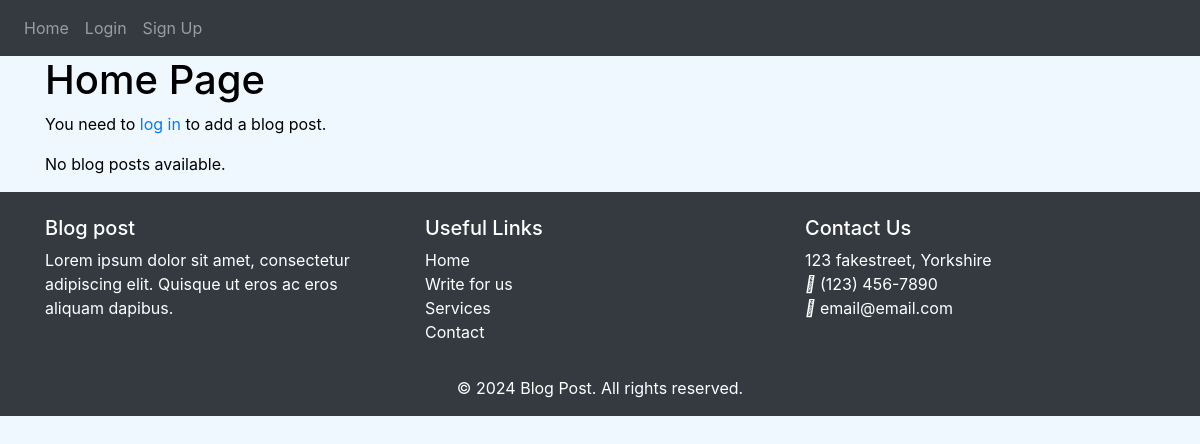
Page /home on the earlier database version.
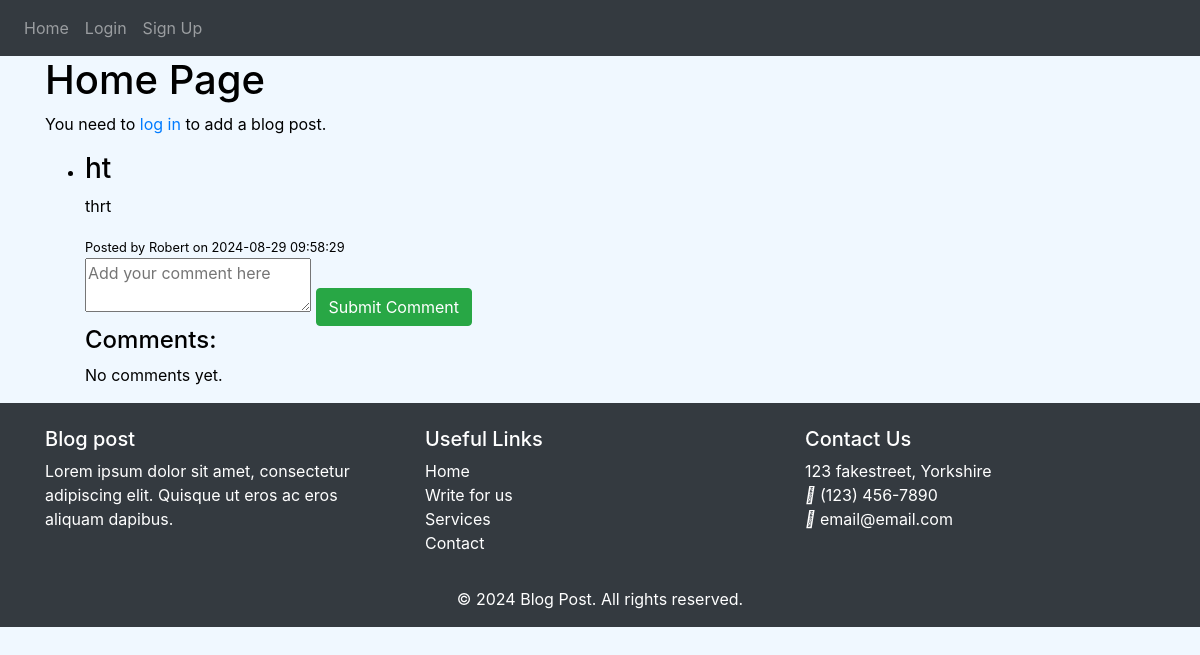
Same page on the later database version.
### models.py (models this page shows)
class BlogPost(db.Model):
    __tablename__ = 'blog_posts'
    id = db.Column(db.Integer, primary_key=True)
    title = db.Column(db.String(200), nullable=False)
    content = db.Column(db.Text, nullable=False)
    user_id = db.Column(db.Integer, db.ForeignKey('users.id'))
    created_at = db.Column(db.DateTime, default=datetime.utcnow)
    comments = db.relationship('Comment', backref='blog_post', cascade="all, delete-orphan")

class User(db.Model, UserMixin):
    __tablename__ = 'users'
    id = db.Column(db.Integer, primary_key=True)
    email = db.Column(db.String(150), unique=True, nullable=False)
    password = db.Column(db.String(150), nullable=False)
    first_name = db.Column(db.String(150), nullable=False)
    is_admin = db.Column(db.Boolean, default=False)
    notes = db.relationship('Note', backref='user', cascade="all, delete-orphan")
    comments = db.relationship('Comment', backref='user', cascade="all, delete-orphan")
    blog_posts = db.relationship('BlogPost', backref='user', cascade="all, delete-orphan")

### views.py (the view, shortened to what this page needs)
@views.route('/home', methods=['GET', 'POST'])
def show_blog_posts():
    blog_posts = BlogPost.query.order_by(BlogPost.created_at.desc()).all()
    return render_template('home.html', blog_posts=blog_posts)

### app/templates/home.html (shortened to what this page needs)
{% extends "base.html" %}
{% block content %}
    <h1>Home Page</h1>
    {% if current_user.is_authenticated %}
        <h2>Add a New Blog Post</h2>
        <form method="POST" action="{{ url_for('views.show_blog_posts') }}">
            <input type="hidden" name="csrf_token" value="{{ csrf_token() }}"/>
            <label for="title">Title:</label>
            <input type="text" id="title" name="title" required><br><br>
            <label for="content">Content:</label><br>
            <textarea id="content" name="content" rows="5" cols="40" required></textarea><br><br>
            <button type="submit" class="btn btn-success">Add Blog Post</button>
        </form>
    {% else %}
        <p>You need to <a href="{{ url_for('auth.login') }}">log in</a> to add a blog post.</p>
    {% endif %}
    {% if blog_posts %}
        <ul>
            {% for post in blog_posts %}
    <li>
        <h3>{{ post.title }}</h3>
        <p>{{ post.content }}</p>
        <small>Posted by {{ post.user.first_name }} on {{ post.created_at.strftime('%Y-%m-%d %H:%M:%S') }}</small>
                    <form action="{{ url_for('views.add_comment', post_id=post.id) }}" method="POST">
                        <textarea name="comment" placeholder="Add your comment here" required></textarea>
                        <button type="submit" class="btn btn-success">Submit Comment</button>
                    </form>
                    <div>
                        <h4>Comments:</h4>
                        {% if post.comments %}
                            <ul>
                                {% for comment in post.comments %}
                                    <li>
                                        <p>{{ comment.content }}</p>
                                        <small>Commented by {{ comment.user.first_name }} on {{ comment.created_at.strftime('%Y-%m-%d %H:%M:%S') }}</small>
                                        {% if current_user.id == comment.user_id %}
                                            <form action="{{ url_for('views.delete_comment', comment_id=comment.id) }}" method="POST" style="display:inline;">
                                                <input type="hidden" name="csrf_token" value="{{ csrf_token() }}"/>
                                                <button type="submit" class="btn btn-danger">Delete Comment</button>
                                            </form>
                                        {% endif %}
                                    </li>
                                {% endfor %}
                            </ul>
                        {% else %}
                            <p>No comments yet.</p>
                        {% endif %}
                    </div>
                </li>
            {% endfor %}
        </ul>
    {% else %}
        <p>No blog posts available.</p>
    {% endif %}
{% endblock %}

### app/templates/base.html (shortened to what this page needs)
<!DOCTYPE html>
<html lang="en">
<head>
    <link
      rel="stylesheet"
      href="https://stackpath.bootstrapcdn.com/bootstrap/4.4.1/css/bootstrap.min.css"
    />
    <link
      rel="stylesheet"
      href="https://stackpath.bootstrapcdn.com/font-awesome/4.7.0/css/font-awesome.min.css"
    />
    <link rel="stylesheet" type="text/css" href="{{ url_for('static', filename='styles.css')}}">
</head>
<body>
    <nav id="nav" class="navbar navbar-expand-lg navbar-dark bg-dark">
        <div class="collapse navbar-collapse" id="navbar">
            <div class="navbar-nav">
                {% if current_user.is_authenticated %}
                    <a class="nav-item nav-link" id="home" href="/home">Home </a>
                    <a class="nav-item nav-link" id="profile" href="/profile">Profile </a>
                    <a class="nav-item nav-link" id="logout" href="/logout">Logout </a>
                {% else %}
                    <a class="nav-item nav-link" id="home" href="/home">Home </a>
                    <a class="nav-item nav-link" id="login" href="/login">Login </a>
                    <a class="nav-item nav-link" id="signUp" href="/sign-up">Sign Up </a>
                {% endif %}
            </div>
        </div>
    </nav>
<div class="container">
    {% block content %}
    {% endblock %}
</div>
<footer class="bg-dark text-white pt-4">
  <div class="container">
      <div class="row">
          <div class="col-md-4">
              <h5>Blog post</h5>
              <p>Lorem ipsum dolor sit amet, consectetur adipiscing elit. Quisque ut eros ac eros aliquam dapibus.</p>
          </div>
          <div class="col-md-4">
              <h5>Useful Links</h5>
              <ul class="list-unstyled">
                  <li><a href="#" class="text-white">Home</a></li>
                  <li><a href="#" class="text-white">Write for us</a></li>
                  <li><a href="#" class="text-white">Services</a></li>
                  <li><a href="#" class="text-white">Contact</a></li>
              </ul>
          </div>
          <div class="col-md-4">
              <h5>Contact Us</h5>
              <ul class="list-unstyled">
                  <li> 123 fakestreet, Yorkshire</li>
                  <li><i class="fas fa-phone"></i> (123) 456-7890</li>
                  <li><i class="fas fa-envelope"></i> email@email.com</li>
              </ul>
          </div>
      </div>
      <div class="row">
          <div class="col-12 text-center mt-3">
              <p>&copy; 2024 Blog Post. All rights reserved.</p>
          </div>
      </div>
  </div>
</footer>
</body>
</html>

### static/styles.css (style rules this page uses)
body { color: #000000; background-color: aliceblue; }
footer { position: sticky }

Differences in the rows shown:
added BlogPost: title "ht", content "thrt", user.first_name "Robert", created_at "2024-08-29 09:58:29"
Other differences:
text no longer shown: "No blog posts available."
